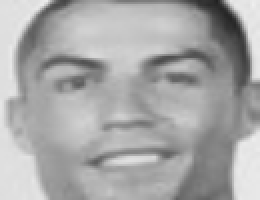
#> input picture 04-face-recognition/dataset/Ronaldo/20.png, 130 x 100 px, given in place of the camera (shown 2 times larger)
$ python dataCollection.py
#> lines starting #> are read from the running program, lines starting #| are printed output that depends on the picture; after the words box and inside, x2 and y2 are one past the last pixel; in counts of white or black regions, pixels touching at a corner belong together
import cv2
import os #for directory based operations

haar_file = 'haarcascade_frontalface_default.xml'

datasets = 'dataset'
sub_data = 'Surya'

path = os.path.join(datasets, sub_data) #dataset/Nikithan
if not os.path.isdir(path):
    os.mkdir(path)
(width, height) = (130, 100)

face_cascade = cv2.CascadeClassifier(haar_file) #loading face detection algorithm
webcam = cv2.VideoCapture(0)

count = 1

while count < 31:
    print(count)
    _,img = webcam.read() #read frame from camera
#> img is the input picture: shape (100, 130, 3); min 33, max 239, mean 167.2
    gray = cv2.cvtColor(img, cv2.COLOR_BGR2GRAY) # color frame to gray
    faces = face_cascade.detectMultiScale(gray, 1.3,4) # detect face
#> faces = [[18, 4, 89, 89]]
    for (x,y,w,h) in faces:
        cv2.rectangle(img, (x,y), (x+w,y+h), (255,0,0), 2) #draw rectangle around face
        face = gray[y:y+h, x:x+w] #crop only face part
        face_resize = cv2.resize(face, (width, height))
        cv2.imwrite(os.path.join(path, '{}.png'.format(count)), face_resize)

        count += 1
#> this loop made 1 pass
#> (x, y, w, h, count) on pass 1: (18, 4, 89, 89, 2)
#> pass 1, `face = gray[y:y+h, x:x+w]`:
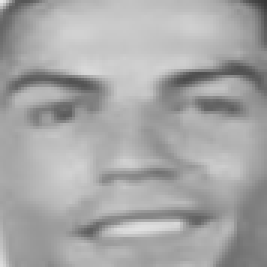
#> face: shape (89, 89) (shown 3 times larger); min 54, max 231, mean 166.5
#> pass 1, `face_resize = cv2.resize(face, (width, height))`:
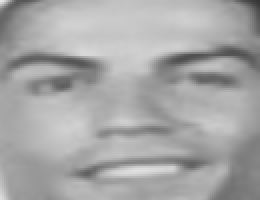
#> face_resize: shape (100, 130) (shown 2 times larger); min 54, max 231, mean 166.3
#> after the loop:
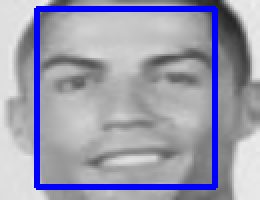
#> img: shape (100, 130, 3) (shown 2 times larger); 8.18% of pixels changed, all inside (x1, y1, x2, y2) = (17, 3, 109, 95)
#> after the loop, count = 2

    cv2.imshow('OpenCv', img)
    key = cv2.waitKey(10)
#> (key Esc is pressed here)
    if key == 27:
        break
webcam.release()
cv2.destroyAllWindows()
